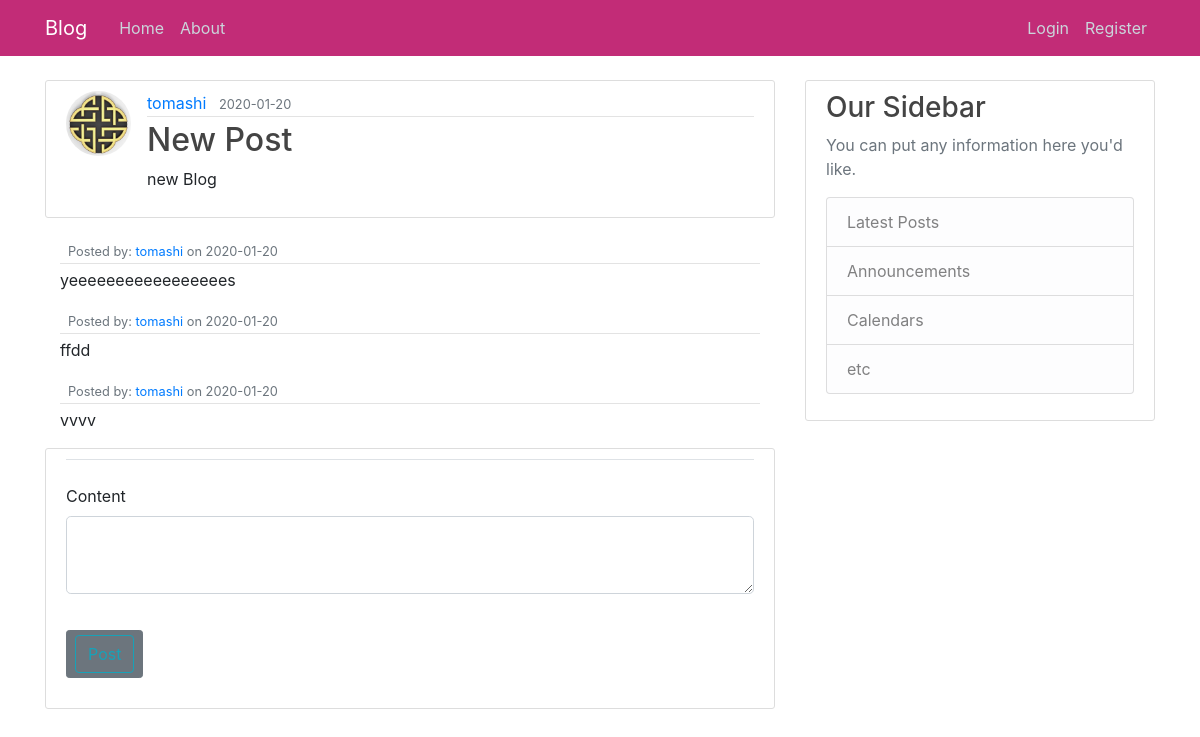
/post/1, run on an earlier commit of the app's database.
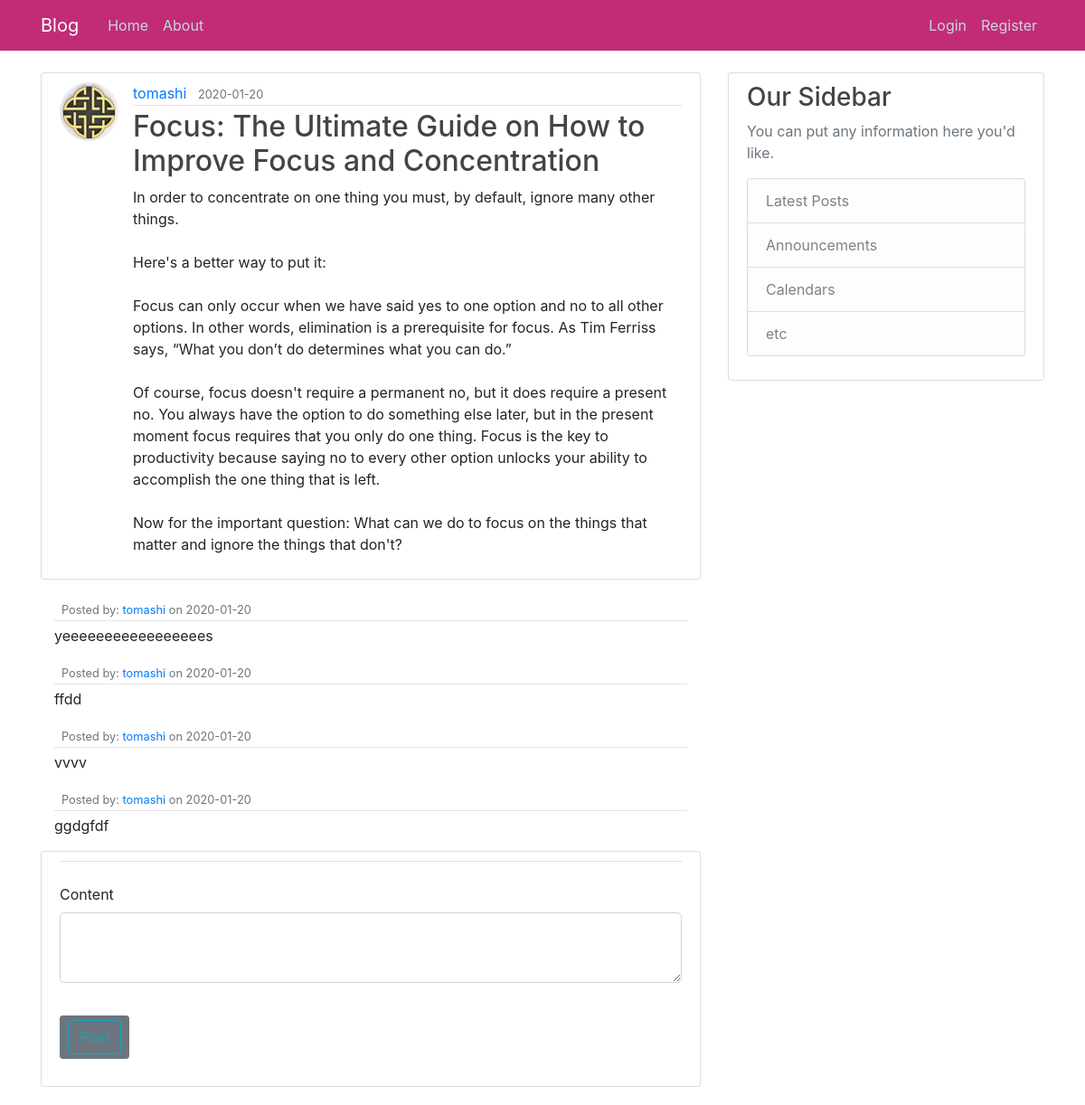
And on a later commit of the database.
### flaskblog/models.py (models this page shows, shortened)
class Post(db.Model):
    id = db.Column(db.Integer, primary_key=True)
    title = db.Column(db.String(100), nullable=False)
    date_posted = db.Column(db.DateTime, nullable=False, default=datetime.utcnow)
    content = db.Column(db.Text, nullable=False)
    user_id = db.Column(db.Integer, db.ForeignKey('user.id'), nullable=False)

class Comment(db.Model):
    id = db.Column(db.Integer, primary_key=True)
    date_posted = db.Column(db.DateTime, nullable=False, default=datetime.utcnow)
    content = db.Column(db.Text, nullable=False)
    user_id = db.Column(db.Integer, db.ForeignKey('user.id'), nullable=False)

class User(db.Model, UserMixin):
    id = db.Column(db.Integer, primary_key=True)
    username = db.Column(db.String(20), unique=True, nullable=False)
    email = db.Column(db.String(120), unique=True, nullable=False)
    image_file = db.Column(db.String(20), nullable=False, default='default.jpg')
    password = db.Column(db.String(60), nullable=False)
    posts = db.relationship('Post', backref='author', lazy=True)
    comments = db.relationship('Comment', backref='author', lazy=True)

### flaskblog/routes.py (the view)
@app.route("/post/<int:post_id>",  methods=['GET', 'POST'])
def post(post_id):
    post = Post.query.get_or_404(post_id)
    comments = Comment.query.all()
    form = CommentForm()
    if form.validate_on_submit():
        comment = Comment(content=form.content.data, author=current_user)
        db.session.add(comment)
        db.session.commit()
        flash('Your comment has been created!', 'success')
        return redirect(url_for('home'))
    return render_template('post.html', post=post, form=form, comments=comments)

### flaskblog/forms.py
class CommentForm(FlaskForm):
    content = TextAreaField('Content', validators=[DataRequired()])
    submit = SubmitField('Post')

### flaskblog/templates/post.html (shortened to what this page needs)
{% extends "layout.html" %} {% block content %}
<article class="media content-section">
  <img
    class="rounded-circle article-img"
    src="{{ url_for('static', filename='dp/' + post.author.image_file) }}"
  />
  <div class="media-body">
    <div class="article-metadata">
      <a
        class="mr-2"
        href="{{ url_for('user_posts', username=post.author.username) }}"
        >{{ post.author.username }}</a
      >
      <small class="text-muted"
        >{{ post.date_posted.strftime('%Y-%m-%d') }}</small
      >
    </div>
    <h2 class="article-title">{{ post.title }}</h2>
    <p class="article-content">{{ post.content }}</p>
  </div>
</article>
<div>
  {% for comment in comments %}
  <div class="container mt-2 mb-3">
    <div class="">
      <div class="media-body">
        <div class="article-metadata">
          <small class="text-muted"
            >Posted by:
            <a href=""
              >{{ comment.author.username }}</a
            >
            on {{ comment.date_posted.strftime('%Y-%m-%d') }}</small
          >
        </div>
        <p class="article-content">{{ comment.content }}</p>
      </div>
    </div>
  </div>
  {% endfor %}
</div>
<div class="content-section">
  <form method="POST" action="">
    <fieldset class="form-group">
      <legend class="border-bottom mb-4">{{ legend }}</legend>
      <div class="form-group">
        {{ form.content.label(class="form-control-label") }} {% if
        form.content.errors %} {{ form.content(class="form-control
        form-control-lg is-invalid") }}
        <div class="invalid-feedback">
          {% for error in form.content.errors %}
          <span>{{ errors }}</span>
          {% endfor %}
        </div>
        {% else %} {{ form.content(class="form-control form-control-lg") }} {%
        endif %}
      </div>
    </fieldset>
    <div class="form-group">
      <a class="btn btn-secondary btn-sm mt-1 mb-1" href="{{ url_for('post', post_id=post.id) }}">{{ form.submit(class="btn btn-outline-info") }}</a
  >
    </div>
  </form>
</div>
{% endblock content %}

What changed in the data, as far as the page shows it:
changed Post: title "New Post" → "Focus: The Ultimate Guide on How to Improve Focus and Concentration"; content "new Blog" → "In order to concentrate on one thing you must, by default, ignore many other things. Here's a better way to put it: Focus can only occur when we have said yes to one option and no to all other options. In other words, elimination is a prerequisite for focus. As Tim Ferriss says, “What you don’t do determines what you can do.” Of course, focus doesn't require a permanent no, but it does require a present no. You always have the option to do something else later, but in the present moment focus requires that you only do one thing. Focus is the key to productivity because saying no to every other option unlocks your ability to accomplish the one thing that is left. Now for the important…"
added Comment: author.username "tomashi", date_posted "2020-01-20", content "ggdgfdf"
